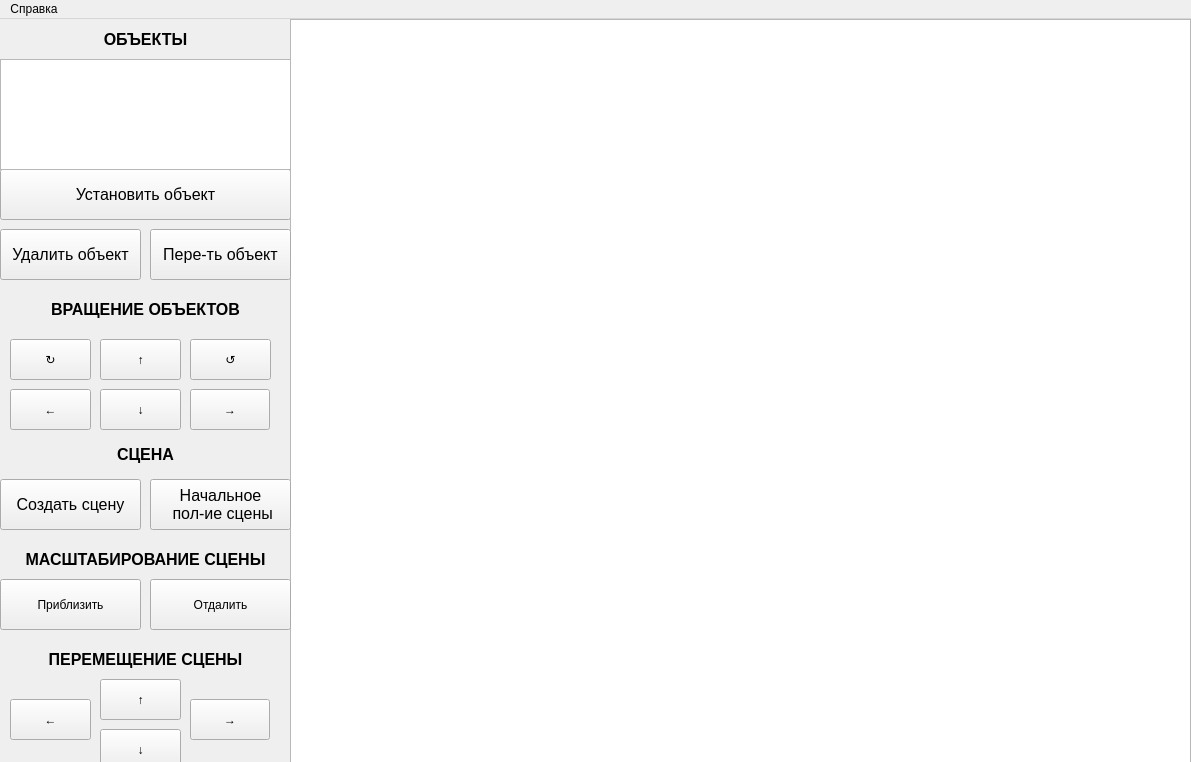
<?xml version="1.0" encoding="UTF-8"?>
<ui version="4.0">
 <class>MainWindow</class>
 <widget class="QMainWindow" name="MainWindow">
  <property name="geometry">
   <rect>
    <x>0</x>
    <y>0</y>
    <width>1191</width>
    <height>762</height>
   </rect>
  </property>
  <property name="windowTitle">
   <string>Курсовая работа, Факирзаи Амджад</string>
  </property>
  <property name="windowIcon">
   <iconset>
    <normaloff>imgs/icon.ico</normaloff>imgs/icon.ico</iconset>
  </property>
  <widget class="QWidget" name="centralwidget">
   <widget class="QPushButton" name="pushButton_addModel">
    <property name="geometry">
     <rect>
      <x>0</x>
      <y>150</y>
      <width>291</width>
      <height>51</height>
     </rect>
    </property>
    <property name="font">
     <font>
      <pointsize>12</pointsize>
     </font>
    </property>
    <property name="text">
     <string>Установить объект</string>
    </property>
   </widget>
   <widget class="SpecialGraphicsView" name="graphicsView">
    <property name="geometry">
     <rect>
      <x>290</x>
      <y>0</y>
      <width>901</width>
      <height>761</height>
     </rect>
    </property>
    <property name="cursor" stdset="0">
     <cursorShape>CrossCursor</cursorShape>
    </property>
   </widget>
   <widget class="QPushButton" name="pushButton_createScene">
    <property name="geometry">
     <rect>
      <x>0</x>
      <y>460</y>
      <width>141</width>
      <height>51</height>
     </rect>
    </property>
    <property name="font">
     <font>
      <pointsize>12</pointsize>
     </font>
    </property>
    <property name="text">
     <string>Создать сцену</string>
    </property>
   </widget>
   <widget class="QPushButton" name="pushButton_deleteModel">
    <property name="geometry">
     <rect>
      <x>0</x>
      <y>210</y>
      <width>141</width>
      <height>51</height>
     </rect>
    </property>
    <property name="font">
     <font>
      <pointsize>12</pointsize>
     </font>
    </property>
    <property name="text">
     <string>Удалить объект</string>
    </property>
   </widget>
   <widget class="QListWidget" name="listWidget">
    <property name="geometry">
     <rect>
      <x>0</x>
      <y>40</y>
      <width>291</width>
      <height>111</height>
     </rect>
    </property>
    <property name="font">
     <font>
      <family>Consolas</family>
      <pointsize>16</pointsize>
     </font>
    </property>
    <property name="iconSize">
     <size>
      <width>100</width>
      <height>100</height>
     </size>
    </property>
    <property name="currentRow">
     <number>-1</number>
    </property>
   </widget>
   <widget class="QLabel" name="label">
    <property name="geometry">
     <rect>
      <x>0</x>
      <y>410</y>
      <width>291</width>
      <height>51</height>
     </rect>
    </property>
    <property name="font">
     <font>
      <pointsize>12</pointsize>
      <weight>75</weight>
      <italic>false</italic>
      <bold>true</bold>
     </font>
    </property>
    <property name="text">
     <string>СЦЕНА</string>
    </property>
    <property name="alignment">
     <set>Qt::AlignCenter</set>
    </property>
   </widget>
   <widget class="QLabel" name="label_2">
    <property name="geometry">
     <rect>
      <x>0</x>
      <y>0</y>
      <width>291</width>
      <height>41</height>
     </rect>
    </property>
    <property name="font">
     <font>
      <pointsize>12</pointsize>
      <weight>75</weight>
      <italic>false</italic>
      <bold>true</bold>
     </font>
    </property>
    <property name="text">
     <string>ОБЪЕКТЫ</string>
    </property>
    <property name="alignment">
     <set>Qt::AlignCenter</set>
    </property>
   </widget>
   <widget class="QPushButton" name="pushButton_sceneToInitianPosition">
    <property name="geometry">
     <rect>
      <x>150</x>
      <y>460</y>
      <width>141</width>
      <height>51</height>
     </rect>
    </property>
    <property name="font">
     <font>
      <pointsize>12</pointsize>
     </font>
    </property>
    <property name="text">
     <string>Начальное
 пол-ие сцены</string>
    </property>
   </widget>
   <widget class="QPushButton" name="pushButton_left">
    <property name="geometry">
     <rect>
      <x>10</x>
      <y>370</y>
      <width>81</width>
      <height>41</height>
     </rect>
    </property>
    <property name="text">
     <string>←</string>
    </property>
   </widget>
   <widget class="QPushButton" name="pushButton_right">
    <property name="geometry">
     <rect>
      <x>190</x>
      <y>370</y>
      <width>80</width>
      <height>41</height>
     </rect>
    </property>
    <property name="text">
     <string>→</string>
    </property>
   </widget>
   <widget class="QPushButton" name="pushButton_up">
    <property name="geometry">
     <rect>
      <x>100</x>
      <y>320</y>
      <width>81</width>
      <height>41</height>
     </rect>
    </property>
    <property name="text">
     <string>↑</string>
    </property>
   </widget>
   <widget class="QPushButton" name="pushButton_down">
    <property name="geometry">
     <rect>
      <x>100</x>
      <y>370</y>
      <width>81</width>
      <height>41</height>
     </rect>
    </property>
    <property name="text">
     <string>↓</string>
    </property>
   </widget>
   <widget class="QPushButton" name="pushButton_leftCircle">
    <property name="geometry">
     <rect>
      <x>190</x>
      <y>320</y>
      <width>81</width>
      <height>41</height>
     </rect>
    </property>
    <property name="text">
     <string>↺</string>
    </property>
   </widget>
   <widget class="QPushButton" name="pushButton_rightCircle">
    <property name="geometry">
     <rect>
      <x>10</x>
      <y>320</y>
      <width>81</width>
      <height>41</height>
     </rect>
    </property>
    <property name="text">
     <string>↻</string>
    </property>
   </widget>
   <widget class="QLabel" name="label_3">
    <property name="geometry">
     <rect>
      <x>0</x>
      <y>270</y>
      <width>291</width>
      <height>41</height>
     </rect>
    </property>
    <property name="font">
     <font>
      <pointsize>12</pointsize>
      <weight>75</weight>
      <italic>false</italic>
      <bold>true</bold>
     </font>
    </property>
    <property name="text">
     <string>ВРАЩЕНИЕ ОБЪЕКТОВ</string>
    </property>
    <property name="alignment">
     <set>Qt::AlignCenter</set>
    </property>
   </widget>
   <widget class="QLabel" name="label_4">
    <property name="geometry">
     <rect>
      <x>0</x>
      <y>520</y>
      <width>291</width>
      <height>41</height>
     </rect>
    </property>
    <property name="font">
     <font>
      <pointsize>12</pointsize>
      <weight>75</weight>
      <italic>false</italic>
      <bold>true</bold>
     </font>
    </property>
    <property name="text">
     <string>МАСШТАБИРОВАНИЕ СЦЕНЫ</string>
    </property>
    <property name="alignment">
     <set>Qt::AlignCenter</set>
    </property>
   </widget>
   <widget class="QPushButton" name="pushButton_zoom">
    <property name="geometry">
     <rect>
      <x>0</x>
      <y>560</y>
      <width>141</width>
      <height>51</height>
     </rect>
    </property>
    <property name="text">
     <string>Приблизить</string>
    </property>
   </widget>
   <widget class="QPushButton" name="pushButton_distance">
    <property name="geometry">
     <rect>
      <x>150</x>
      <y>560</y>
      <width>141</width>
      <height>51</height>
     </rect>
    </property>
    <property name="text">
     <string>Отдалить</string>
    </property>
   </widget>
   <widget class="QLabel" name="label_5">
    <property name="geometry">
     <rect>
      <x>0</x>
      <y>620</y>
      <width>291</width>
      <height>41</height>
     </rect>
    </property>
    <property name="font">
     <font>
      <pointsize>12</pointsize>
      <weight>75</weight>
      <italic>false</italic>
      <bold>true</bold>
     </font>
    </property>
    <property name="text">
     <string>ПЕРЕМЕЩЕНИЕ СЦЕНЫ</string>
    </property>
    <property name="alignment">
     <set>Qt::AlignCenter</set>
    </property>
   </widget>
   <widget class="QPushButton" name="pushButton_left_scene">
    <property name="geometry">
     <rect>
      <x>10</x>
      <y>680</y>
      <width>81</width>
      <height>41</height>
     </rect>
    </property>
    <property name="text">
     <string>←</string>
    </property>
   </widget>
   <widget class="QPushButton" name="pushButton_up_scene">
    <property name="geometry">
     <rect>
      <x>100</x>
      <y>660</y>
      <width>81</width>
      <height>41</height>
     </rect>
    </property>
    <property name="text">
     <string>↑</string>
    </property>
   </widget>
   <widget class="QPushButton" name="pushButton_down_scene">
    <property name="geometry">
     <rect>
      <x>100</x>
      <y>710</y>
      <width>81</width>
      <height>41</height>
     </rect>
    </property>
    <property name="text">
     <string>↓</string>
    </property>
   </widget>
   <widget class="QPushButton" name="pushButton_right_scene">
    <property name="geometry">
     <rect>
      <x>190</x>
      <y>680</y>
      <width>80</width>
      <height>41</height>
     </rect>
    </property>
    <property name="text">
     <string>→</string>
    </property>
   </widget>
   <widget class="QPushButton" name="pushButton_moveModel">
    <property name="geometry">
     <rect>
      <x>150</x>
      <y>210</y>
      <width>141</width>
      <height>51</height>
     </rect>
    </property>
    <property name="font">
     <font>
      <pointsize>12</pointsize>
     </font>
    </property>
    <property name="text">
     <string>Пере-ть объект</string>
    </property>
   </widget>
  </widget>
  <widget class="QMenuBar" name="menubar">
   <property name="geometry">
    <rect>
     <x>0</x>
     <y>0</y>
     <width>1191</width>
     <height>21</height>
    </rect>
   </property>
   <widget class="QMenu" name="menu">
    <property name="title">
     <string>Справка</string>
    </property>
   </widget>
   <addaction name="menu"/>
  </widget>
  <action name="action_2">
   <property name="text">
    <string>Руководство пользователя</string>
   </property>
  </action>
 </widget>
 <customwidgets>
  <customwidget>
   <class>SpecialGraphicsView</class>
   <extends>QGraphicsView</extends>
   <header>specialgraphicsview.hpp</header>
  </customwidget>
 </customwidgets>
 <resources/>
 <connections/>
</ui>
